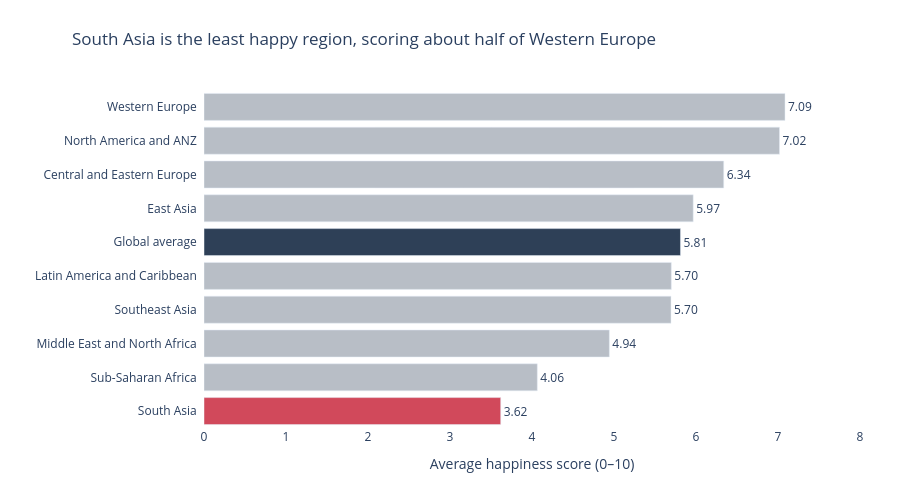

Notebook source saved alongside this figure:
### Markdown cell above
---
## Task 1 — Regional Comparison Bar Chart

**What to build:** A horizontal bar chart showing the **average happiness score by region**, sorted from highest to lowest.

**Requirements:**
- Horizontal orientation (category names are long)
- Sorted by score, descending (so the happiest region is at the top)
- Zero baseline on x-axis
- At least one design choice that goes beyond the Plotly default (colour, annotation, labels, etc.)
- An insight title that answers: *which region stands out and why does it matter?*

**Hint:** Use `df.groupby('Region')['Happiness_Score'].mean()` to compute the averages.

### Code cell
# Task 1: Regional comparison bar chart
# -------------------------------------

# Step 1: Compute average happiness score by region
region_avg = (df.groupby('Region')['Happiness_Score']
              .mean()
              .reset_index()
              .sort_values('Happiness_Score'))  # sort for horizontal bar

print(region_avg)

# Step 2: Build your chart
# YOUR CODE HERE
# Step 2: Build your chart
highlight = 'South Asia'

# Add the global average as its own row, then re-sort so it lands in the right place
global_row = pd.DataFrame({'Region': ['Global average'],
                           'Happiness_Score': [df['Happiness_Score'].mean()]})
plot_df = (
    pd.concat([region_avg[['Region', 'Happiness_Score']], global_row], ignore_index=True)
      .sort_values('Happiness_Score')
)

def pick_colour(region):
    if region == highlight:
        return 'highlight'
    if region == 'Global average':
        return 'average'
    return 'other'

plot_df['colour'] = plot_df['Region'].apply(pick_colour)

fig = px.bar(
    plot_df,
    x='Happiness_Score',
    y='Region',
    orientation='h',
    color='colour',
    color_discrete_map={'highlight': '#D1495B', 'average': '#2E4057', 'other': '#B8BEC6'},
    text='Happiness_Score',
)

fig.update_traces(texttemplate='%{text:.2f}', textposition='outside', cliponaxis=False)

fig.update_layout(
    title=dict(
        text='South Asia is the least happy region, scoring about half of Western Europe',
        x=0.08, xanchor='left',
    ),
    xaxis=dict(title='Average happiness score (0–10)', range=[0, 8], showgrid=False),
    yaxis=dict(title='', ticksuffix='  ', categoryorder='array',
               categoryarray=plot_df['Region']),
    showlegend=False,
    plot_bgcolor='white',
    margin=dict(l=10, r=40, t=90, b=40),
    height=480,
)

fig.show()

### Figure 1 — Plotly figure (JSON) as saved in the notebook; plotly's stock layout.template omitted (floating-point values rounded to 4 significant figures)
{"data": [{"hovertemplate": "colour=highlight<br>Happiness_Score=%{text}<br>Region=%{y}<extra></extra>", "legendgroup": "highlight", "marker": {"color": "#D1495B", "pattern": {"shape": ""}}, "name": "highlight", "orientation": "h", "showlegend": true, "text": [3.618], "textposition": "outside", "x": [3.618], "xaxis": "x", "y": ["South Asia"], "yaxis": "y", "type": "bar", "cliponaxis": false, "texttemplate": "%{text:.2f}"}, {"hovertemplate": "colour=other<br>Happiness_Score=%{text}<br>Region=%{y}<extra></extra>", "legendgroup": "other", "marker": {"color": "#B8BEC6", "pattern": {"shape": ""}}, "name": "other", "orientation": "h", "showlegend": true, "text": [4.065, 4.943, 5.695, 5.699, 5.966, 6.338, 7.018, 7.086], "textposition": "outside", "x": [4.065, 4.943, 5.695, 5.699, 5.966, 6.338, 7.018, 7.086], "xaxis": "x", "y": ["Sub-Saharan Africa", "Middle East and North Africa", "Southeast Asia", "Latin America and Caribbean", "East Asia", "Central and Eastern Europe", "North America and ANZ", "Western Europe"], "yaxis": "y", "type": "bar", "cliponaxis": false, "texttemplate": "%{text:.2f}"}, {"hovertemplate": "colour=average<br>Happiness_Score=%{text}<br>Region=%{y}<extra></extra>", "legendgroup": "average", "marker": {"color": "#2E4057", "pattern": {"shape": ""}}, "name": "average", "orientation": "h", "showlegend": true, "text": [5.811], "textposition": "outside", "x": [5.811], "xaxis": "x", "y": ["Global average"], "yaxis": "y", "type": "bar", "cliponaxis": false, "texttemplate": "%{text:.2f}"}], "layout": {"xaxis": {"anchor": "y", "domain": [0.0, 1.0], "title": {"text": "Average happiness score (0–10)"}, "range": [0, 8], "showgrid": false}, "yaxis": {"anchor": "x", "domain": [0.0, 1.0], "title": {"text": ""}, "ticksuffix": "  ", "categoryorder": "array", "categoryarray": ["South Asia", "Sub-Saharan Africa", "Middle East and North Africa", "Southeast Asia", "Latin America and Caribbean", "Global average", "East Asia", "Central and Eastern Europe", "North America and ANZ", "Western Europe"]}, "legend": {"title": {"text": "colour"}, "tracegroupgap": 0}, "margin": {"t": 90, "l": 10, "r": 40, "b": 40}, "barmode": "relative", "title": {"text": "South Asia is the least happy region, scoring about half of Western Europe", "x": 0.08, "xanchor": "left"}, "showlegend": false, "plot_bgcolor": "white", "height": 480}}
